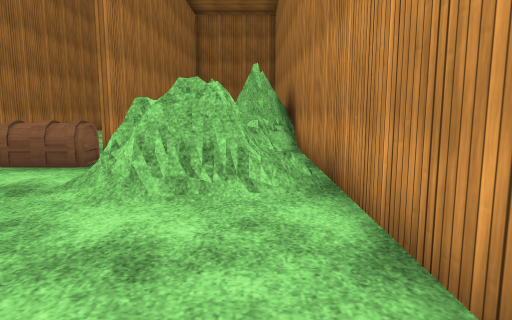
View 1 (above)

22 first-person views from a walk through a Unity game level. The camera is 1.2 m above the floor, tilts 8° down and sees 70° across. The floor is counted in squares, 1.2 m on a side. Each view is taken from the middle of a square. On the plan, view 1 faces up. The plan holds only what a view shows up to about 13 squares ahead; the rest is blank. The player character is not drawn. Some surface patterns are stand-ins.

View 2
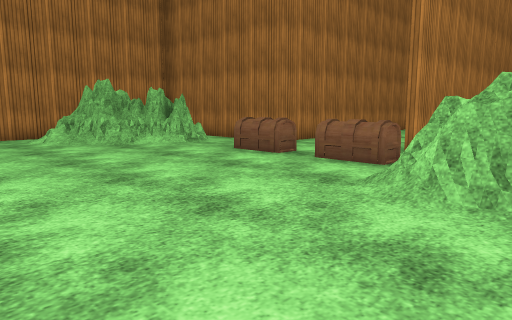

View 3
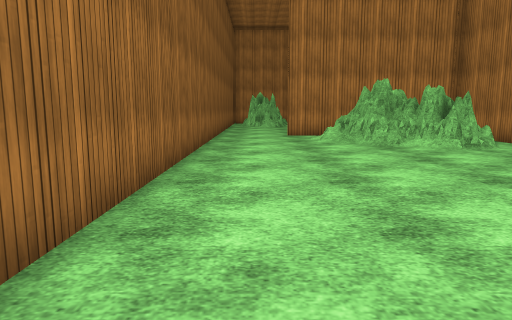

View 4
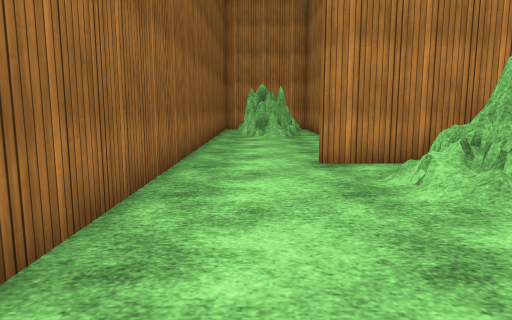

View 5
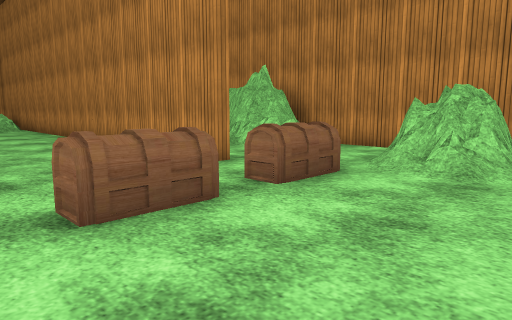

View 6
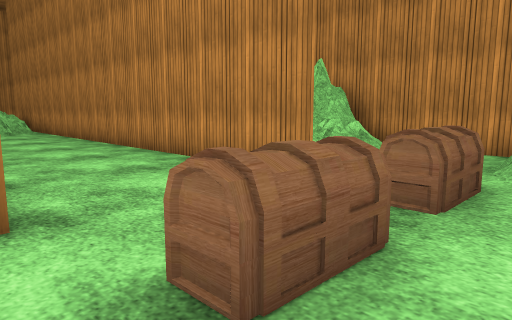

View 7
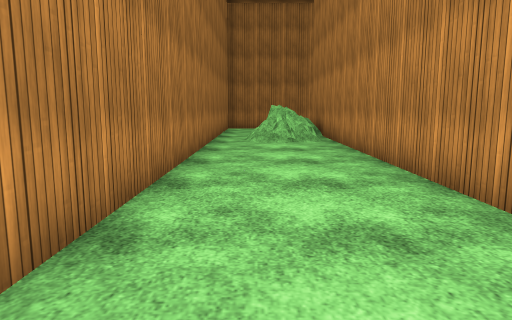

View 8
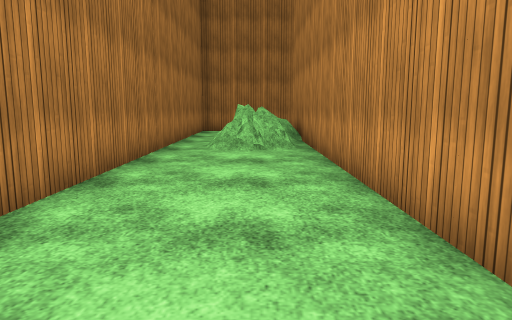

View 9
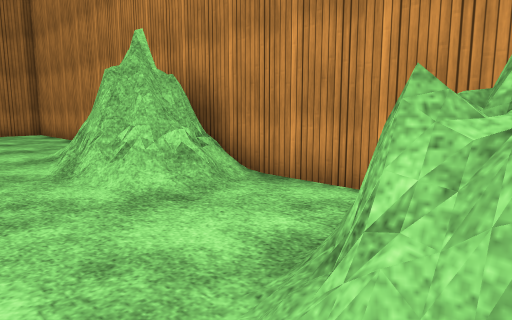

View 10
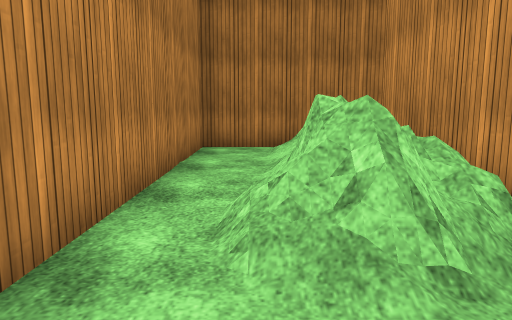

View 11
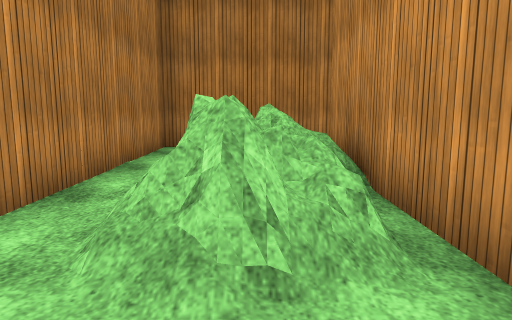

View 12
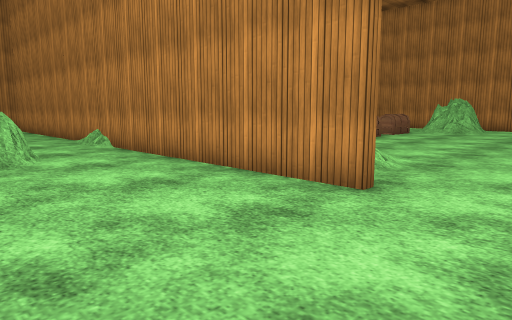

View 13
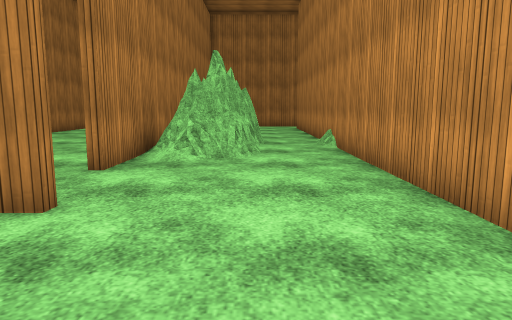

View 14
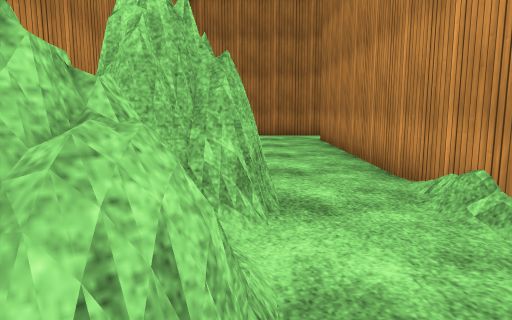

View 15
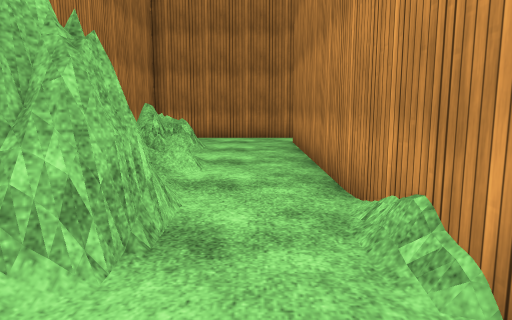

View 16
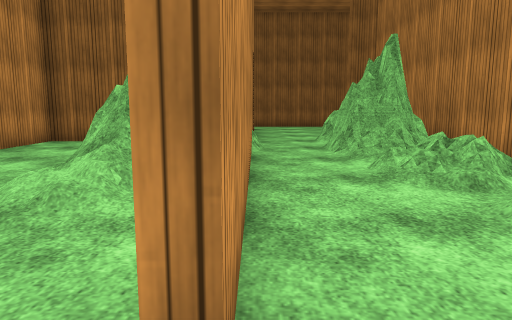

View 17
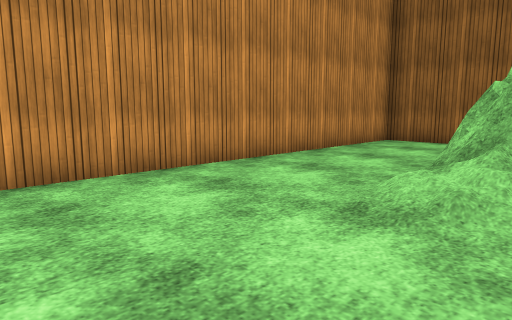

View 18
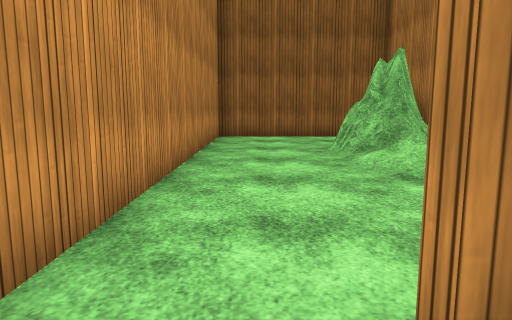

View 19
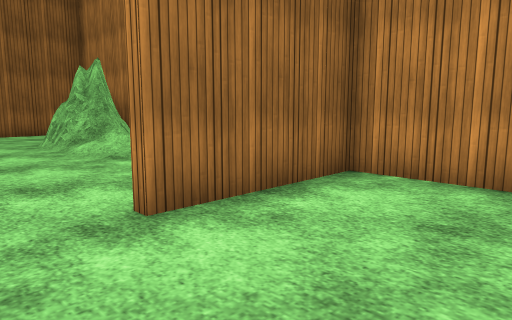

View 20
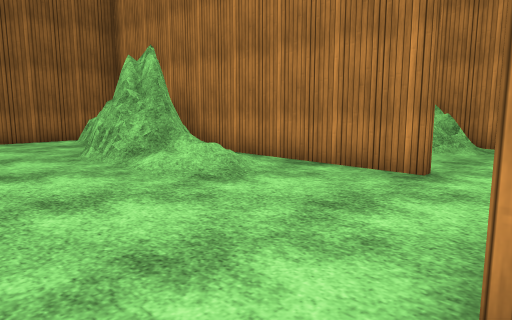

View 21
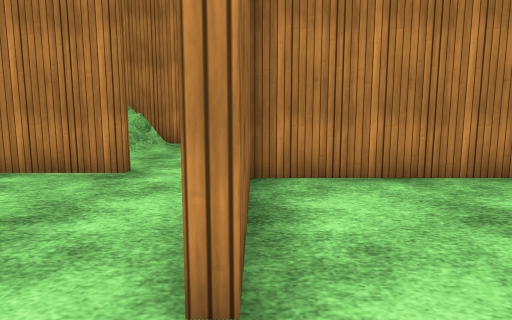

View 22
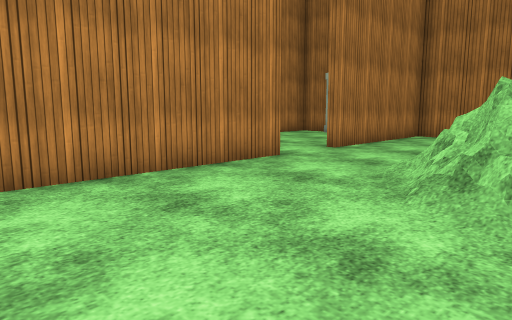

### Floor plan
Key: @ floor where view 1 was taken; # wall or solid block; . floor; / step, stairs or slope; = window, fence, low wall or low ledge; O other object.
Columns run from 23 left of view 1 to 1 right of it. Each row starts with its distance up from view 1.
 35           ###
 34           #
 33           #.
 32           #.
 31        .. #.
 30        ...#..
 29         .....   #####
 28          ....   #.
 27           ...=###./
 26           #..=###./ #
 25           #...= #.=##
 24           #.....#/=##
 23           #.....#/=#
 22           #.....#==##
 21      #########..#.=.#  ##
 20     # ..........#...#  .#
 19     #...........#...#  .#
 18     ## ..#......#...# ..#
 17     ##=..#......#...# ..#
 16       /..#///...#...# ..#
 15       //.#///...#...# ..#
 14       //.####...#...# .=#
 13 ..  #///.####...#...#..##
 12 ..  ####.#  ....#...#.=##
 11  .. ####.#  ....#...#.###
 10  .. ####.##=....#...#.=##
  9   ..###=.########...#.//#
  8    .###=.#  ............#
  7    .#....#  ##..OO.OO...#
  6     #....#####=.OO.OO===#
  5     .....####=.......=###
  4     #....#=##/........#=#
  3    ......#.//...........#
  2    #....................#
  1    #....................
  0    ................... @
 -1    ###################

Positions as (right, up) in squares from view 1, and headings:
1: (0, 0), facing up
2: (0, 0), facing up-left
3: (0, 1), facing left
4: (-7, 1), facing left
5: (-8, 3), facing up-right
6: (-8, 5), facing up-right
7: (-6, 10), facing up
8: (-5, 12), facing up
9: (-3, 5), facing up-right
10: (-6, 19), facing up
11: (-5, 19), facing up
12: (-18, 0), facing up-right
13: (-16, 0), facing up
14: (-16, 7), facing up
15: (-15, 8), facing up
16: (-14, 20), facing down
17: (-13, 20), facing down-right
18: (-9, 22), facing down
19: (-8, 24), facing down-left
20: (-8, 21), facing down-left
21: (-8, 21), facing left
22: (-8, 21), facing up-left
